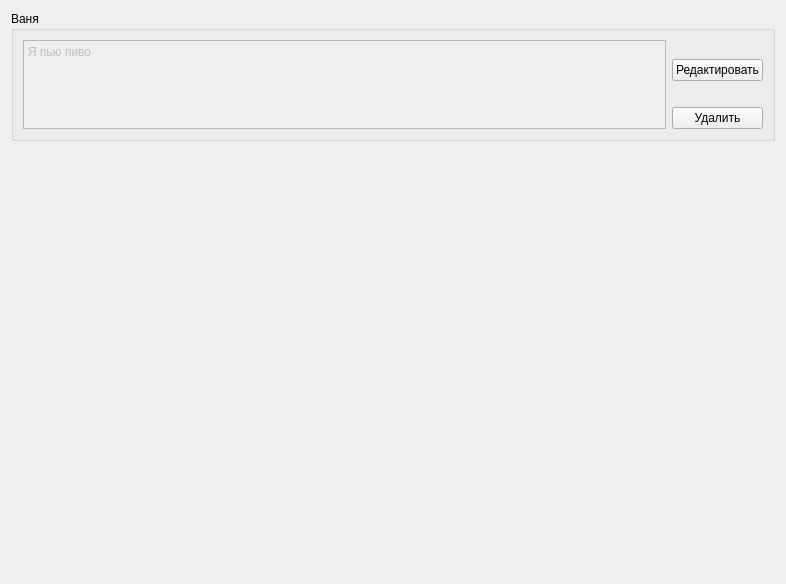
               <widget class="QWidget" name="scrollAreaWidgetContents_2">
                <property name="geometry">
                 <rect>
                  <x>0</x>
                  <y>0</y>
                  <width>786</width>
                  <height>584</height>
                 </rect>
                </property>
                <layout class="QVBoxLayout" name="verticalLayout_10">
                 <item>
                  <widget class="QGroupBox" name="groupBox_18">
                   <property name="enabled">
                    <bool>true</bool>
                   </property>
                   <property name="minimumSize">
                    <size>
                     <width>0</width>
                     <height>130</height>
                    </size>
                   </property>
                   <property name="maximumSize">
                    <size>
                     <width>16777215</width>
                     <height>130</height>
                    </size>
                   </property>
                   <property name="title">
                    <string>Ваня </string>
                   </property>
                   <property name="alignment">
                    <set>Qt::AlignLeading|Qt::AlignLeft|Qt::AlignTop</set>
                   </property>
                   <property name="flat">
                    <bool>true</bool>
                   </property>
                   <property name="checkable">
                    <bool>false</bool>
                   </property>
                   <layout class="QGridLayout" name="gridLayout_6">
                    <item row="0" column="0" rowspan="4">
                     <widget class="QPlainTextEdit" name="plainTextEdit_2">
                      <property name="enabled">
                       <bool>false</bool>
                      </property>
                      <property name="frameShadow">
                       <enum>QFrame::Plain</enum>
                      </property>
                      <property name="readOnly">
                       <bool>false</bool>
                      </property>
                      <property name="plainText">
                       <string>Я пью пиво</string>
                      </property>
                     </widget>
                    </item>
                    <item row="1" column="1">
                     <widget class="QPushButton" name="pushButton_9">
                      <property name="text">
                       <string>Редактировать</string>
                      </property>
                     </widget>
                    </item>
                    <item row="3" column="1">
                     <widget class="QPushButton" name="pushButton_10">
                      <property name="text">
                       <string>Удалить</string>
                      </property>
                     </widget>
                    </item>
                   </layout>
                  </widget>
                 </item>
                 <item>
                  <spacer name="verticalSpacer_3">
                   <property name="orientation">
                    <enum>Qt::Vertical</enum>
                   </property>
                   <property name="sizeHint" stdset="0">
                    <size>
                     <width>20</width>
                     <height>40</height>
                    </size>
                   </property>
                  </spacer>
                 </item>
                </layout>
               </widget>
